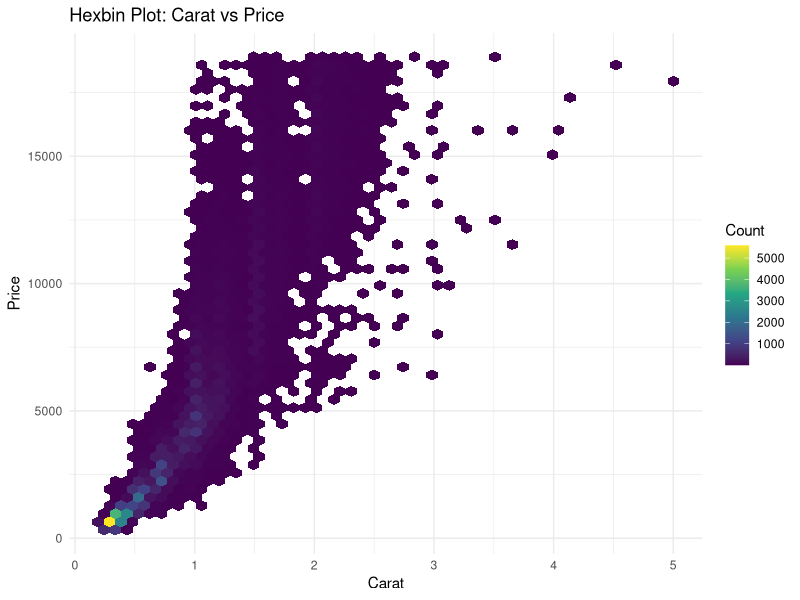
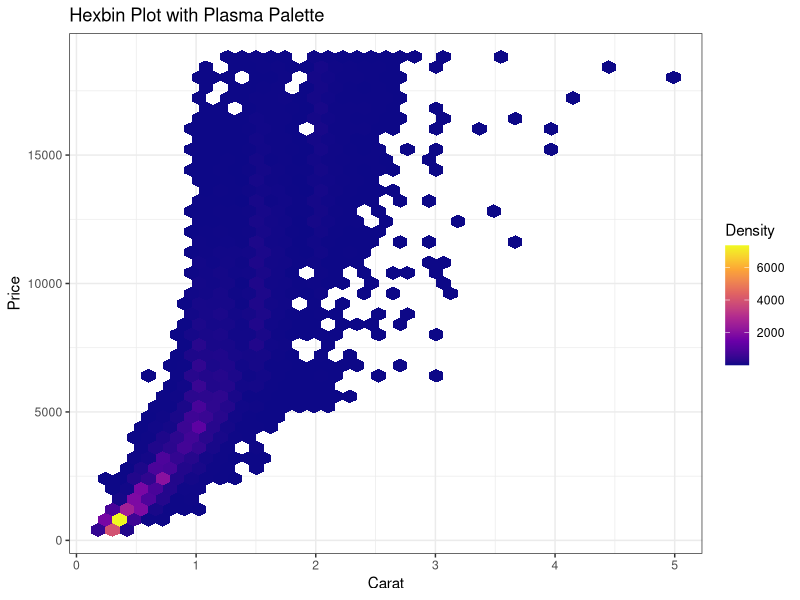

Recreate these plots in R, in order.
# ===============================
# HEXBIN PLOTS – DIAMONDS DATASET
# ===============================

# Load required libraries
library(ggplot2)
library(hexbin)

# Load diamonds dataset
data("diamonds")

# View dataset
diamonds

# View structure and size
str(diamonds)
nrow(diamonds)   # Over 53,000 rows


# ---------- 1. Basic Hexbin Plot ----------
p1 <- ggplot(diamonds, aes(x = carat, y = price)) +
  geom_hex(bins = 50) +
  scale_fill_viridis_c() +
  labs(
    title = "Hexbin Plot: Carat vs Price",
    x = "Carat",
    y = "Price",
    fill = "Count"
  ) +
  theme_minimal()

# Save PNG in current working directory
ggsave(
  filename = "diamonds_hexbin_carat_vs_price.png",
  plot = p1,
  width = 8,
  height = 6,
  dpi = 300
)


# ---------- 2. Hexbin Plot with Plasma Palette ----------
p2 <- ggplot(diamonds, aes(x = carat, y = price)) +
  geom_hex(bins = 40) +
  scale_fill_viridis_c(option = "plasma") +
  labs(
    title = "Hexbin Plot with Plasma Palette",
    x = "Carat",
    y = "Price",
    fill = "Density"
  ) +
  theme_bw()

# Save PNG in current working directory
ggsave(
  filename = "diamonds_hexbin_plasma.png",
  plot = p2,
  width = 8,
  height = 6,
  dpi = 300
)
